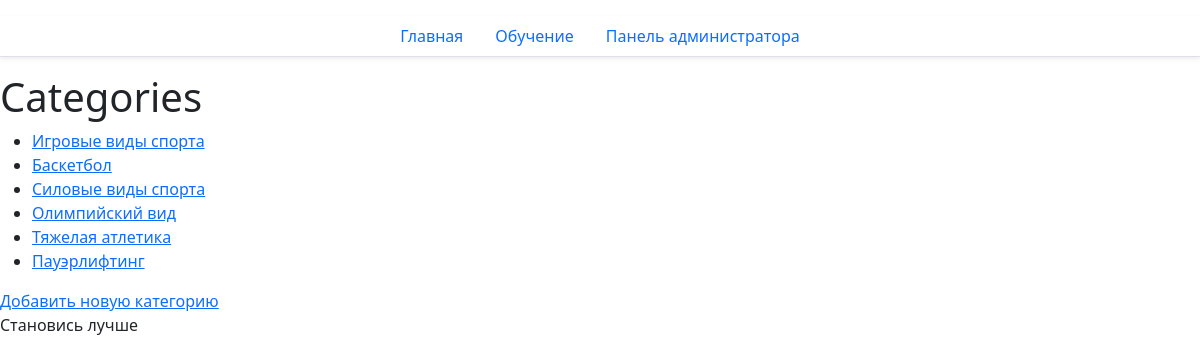
The app's page /site/categories/, older data.
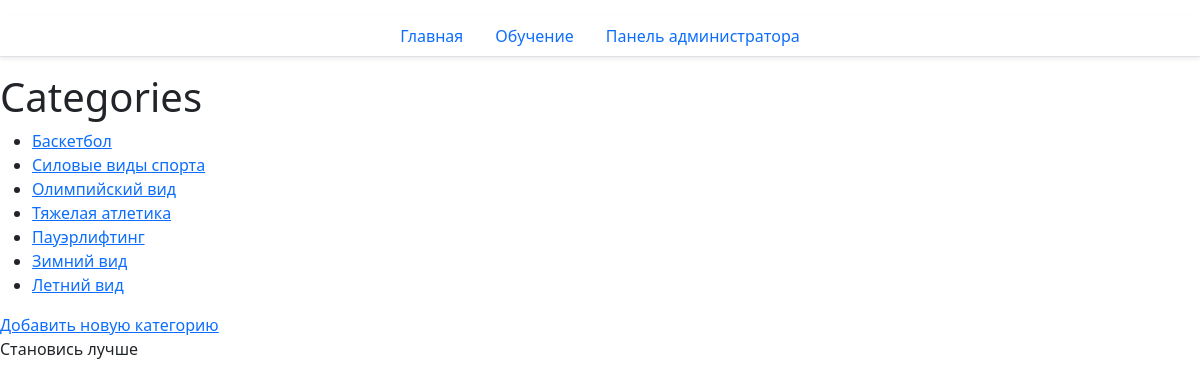
The same page, newer data.
### site_app/models.py (models this page shows, shortened)
class Category(models.Model):
    name = models.CharField(max_length=100, unique=True, verbose_name="Название")
    class Meta:
        verbose_name_plural = 'Категории'
        ordering = ["pk"]

### site_app/views.py (the view)
# urls.py: path("categories/", CategoryView.as_view(), name="ListCategory"),
class CategoryView(ListView):
    model = Category
    template_name = "site_app/categories.html"
    context_object_name = "categories"

### site_app/templates/site_app/categories.html (shortened to what this page needs)
{% extends "site_app/base.html" %}
{% block body %}
  <h1>Categories</h1>
<ul>
    {% for category in categories %}
          <li><a href="{% url 'site_app:category-detail' pk=category.pk %}"
          >{{ category.name }}</a></li>
    {% endfor %}
</ul>
<div>
    <a href="{% url 'site_app:category-add' %}">Добавить новую категорию</a>
</div>
{% endblock %}

Row changes from the older to the newer data that the page shows:
removed Category: name "Игровые виды спорта"
added Category: name "Зимний вид"
added Category: name "Летний вид"
